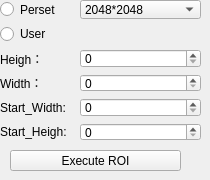
           <widget class="QWidget" name="tab_4">
            <attribute name="title">
             <string>Tab 1</string>
            </attribute>
            <widget class="QWidget" name="gridLayoutWidget_2">
             <property name="geometry">
              <rect>
               <x>0</x>
               <y>0</y>
               <width>201</width>
               <height>141</height>
              </rect>
             </property>
             <layout class="QGridLayout" name="gridLayout_6">
              <item row="4" column="0">
               <widget class="QLabel" name="label_15">
                <property name="text">
                 <string>Start_Width:</string>
                </property>
               </widget>
              </item>
              <item row="0" column="0">
               <widget class="QRadioButton" name="radioButton_ROI_Preset">
                <property name="text">
                 <string>Perset</string>
                </property>
               </widget>
              </item>
              <item row="3" column="0">
               <widget class="QLabel" name="label_11">
                <property name="text">
                 <string>Width：</string>
                </property>
               </widget>
              </item>
              <item row="1" column="0">
               <widget class="QRadioButton" name="radioButton_ROI_User">
                <property name="text">
                 <string>User</string>
                </property>
               </widget>
              </item>
              <item row="0" column="1">
               <widget class="QComboBox" name="comboBox_ROI_perset">
                <item>
                 <property name="text">
                  <string>2048*2048</string>
                 </property>
                </item>
                <item>
                 <property name="text">
                  <string>1024*1024</string>
                 </property>
                </item>
                <item>
                 <property name="text">
                  <string>640*640</string>
                 </property>
                </item>
                <item>
                 <property name="text">
                  <string>512*512</string>
                 </property>
                </item>
               </widget>
              </item>
              <item row="2" column="0">
               <widget class="QLabel" name="label_10">
                <property name="text">
                 <string>Heigh：</string>
                </property>
               </widget>
              </item>
              <item row="2" column="1">
               <widget class="QSpinBox" name="spinBox_user_roi_V"/>
              </item>
              <item row="3" column="1">
               <widget class="QSpinBox" name="spinBox_user_roi_H">
                <property name="minimumSize">
                 <size>
                  <width>121</width>
                  <height>0</height>
                 </size>
                </property>
               </widget>
              </item>
              <item row="5" column="0">
               <widget class="QLabel" name="label_17">
                <property name="text">
                 <string>Start_Heigh:</string>
                </property>
               </widget>
              </item>
              <item row="4" column="1">
               <widget class="QSpinBox" name="spinBox_user_roi_Start_H"/>
              </item>
              <item row="5" column="1">
               <widget class="QSpinBox" name="spinBox_user_roi_Start_V">
                <property name="minimumSize">
                 <size>
                  <width>121</width>
                  <height>0</height>
                 </size>
                </property>
               </widget>
              </item>
             </layout>
            </widget>
            <widget class="QPushButton" name="pushButton_Execute_roi">
             <property name="geometry">
              <rect>
               <x>10</x>
               <y>150</y>
               <width>171</width>
               <height>21</height>
              </rect>
             </property>
             <property name="text">
              <string>Execute ROI</string>
             </property>
            </widget>
           </widget>
